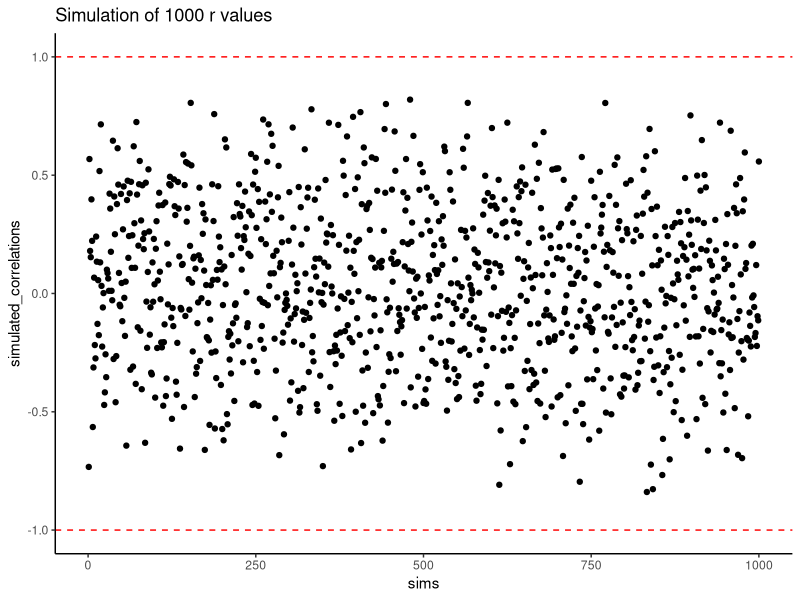
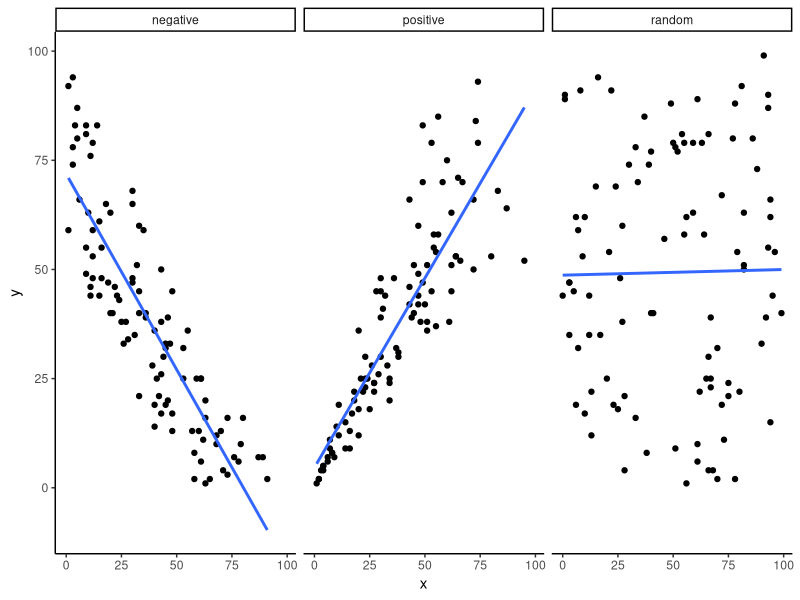

These charts were generated, in order, by the following R code: (Note: this script raises an error after producing the figures.)
## ---- chunk 1
set.seed(456)
ball<-1:10
north_pole<-round(round(runif(10,1,10)))
south_pole<-round(round(runif(10,1,10)))

df_balls<-data.frame(ball,north_pole,south_pole)

knitr::kable(df_balls)

## ---- chunk 2
library(ggplot2)
simulated_correlations <- c() # create empty vector 
set.seed(123)
for(sim in 1:1000){
  # pick 10 random numbers between 1 and 10 and round the result to the nearest integer
  north_pole <- round(runif(10,1,10)) 
  south_pole <- round(runif(10,1,10))
  # save each calculated correlation in the vector
  simulated_correlations[sim] <- cor(north_pole,south_pole) 
}

# Generate a scatterplot with the simulated correlations
sim_df <- data.frame(sims=1:1000,simulated_correlations)
ggplot(sim_df, aes(x = sims, y = simulated_correlations))+
  geom_point()+
  theme_classic()+
  geom_hline(yintercept = -1, color="red", linetype = 2)+
  geom_hline(yintercept = 1, color="red", linetype = 2)+
  ggtitle("Simulation of 1000 r values")
## ---- chunk 3
set.seed(999)
subject_x<-1:100
chocolate_x<-round(1:100*runif(100,.5,1))
happiness_x<-round(1:100*runif(100,.5,1))

df_positive<-data.frame(subject_x,chocolate_x,happiness_x)

subject_x<-1:100
chocolate_x<-round(1:100*runif(100,.5,1))
happiness_x<-round(100:1*runif(100,.5,1))

df_negative<-data.frame(subject_x,chocolate_x,happiness_x)

subject_x<-1:100
chocolate_x<-round(runif(100,0,100))
happiness_x<-round(runif(100,0,100))

df_random<-data.frame(subject_x,chocolate_x,happiness_x)

all_data<-rbind(df_positive,df_negative,df_random)
all_data<-cbind(all_data,correlation=rep(c("positive","negative","random"),each=100))

ggplot(all_data,aes(x=chocolate_x,y=happiness_x))+
  geom_point()+
  geom_smooth(method=lm,se=FALSE)+
  theme_classic()+
  facet_wrap(~correlation)+
  xlab("x")+
  ylab("y")

## ---- chunk 4

if (knitr:::is_latex_output()) {
  knitr::include_graphics("figures/gifs/corUnifn10-1.png")
} else {
  knitr::include_graphics("figures/gifs/corUnifn10-1.gif")
}

## ---- chunk 5

ggplot(sim_df,aes(x=simulated_correlations))+
  geom_histogram(bins=40, color="white") +
  xlim(-1,1) +
  theme_classic()
## ---- chunk 6
all_df<-data.frame()
set.seed(123)
for(s_size in  c(10,50,100,1000)){
  simulated_correlations <- length(0)
  for(sim in 1:1000){
    north_pole <- runif(s_size,1,10)
    south_pole <- runif(s_size,1,10)
    simulated_correlations[sim] <- cor(north_pole,south_pole)
  }
sim_df <- data.frame(sample_size=rep(s_size,1000),sims=1:1000,simulated_correlations)
all_df<-rbind(all_df,sim_df)
}


ggplot(all_df,aes(x=simulated_correlations))+
  geom_histogram(bins=40, color="white")+
  facet_wrap(~sample_size,scales = "free_y") +
  theme_classic()

## ---- chunk 7

if (knitr:::is_latex_output()) {
  knitr::include_graphics("figures/gifs/corUnifFourNs-1.png")
} else {
  knitr::include_graphics("figures/gifs/corUnifFourNs-1.gif")
}

## ---- chunk 8

if (knitr:::is_latex_output()) {
  knitr::include_graphics("figures/gifs/corRealgif-1.png")
} else {
  knitr::include_graphics("figures/gifs/corRealgif-1.gif")
}

## ---- chunk 9

emphCol <- rgb(0,0,1)
emphColLight <- rgb(.5,.5,1)
emphGrey <- grey(.5)
eps <- TRUE
colour <- TRUE

probabilities <- c( .5, .3, .1, 0, .1)
	eventNames <- c( "Blue jeans", "Grey jeans", "Black jeans", 
					 "Black suit", "Blue track" )
	
	# draw the plot
	barplot( 
		height= probabilities, 
		xlab = "Event",
		ylab = "Probability of event",
		names.arg = eventNames,
		density = 10,
		col = ifelse(colour,emphCol,emphGrey)
	)
## ---- chunk 10

knitr::include_graphics("figures/probability/binomSkulls20-eps-converted-to.png")
## ---- chunk 11
dbinom( x = 4, size = 20, prob = 1/6 )
## ---- chunk 12

knitr::include_graphics("figures/probability/Binomial2.png")
## ---- chunk 13
pbinom(q= 4, size = 20, prob = 1/6)
## ---- chunk 14
qbinom(p = 0.75, size = 20, prob = 1/6 )
## ---- chunk 15
rbinom(n = 100, size = 20, prob = 1/6 )
## ---- chunk 16
knitr::include_graphics("figures/probability/Normal_formula.png")
## ---- chunk 17
knitr::include_graphics(path="figures/gifs/normalMovingMean-1.gif")
## ---- chunk 18
knitr::include_graphics(path="figures/gifs/normalMovingSD-1.gif")
## ---- chunk 19
dnorm( x = 1, mean = 1, sd = 0.1 )
## ---- chunk 20
xval <- seq(-5,5,.01)
	yval <- dt( xval, df=3)
	plot( 	xval, yval, lwd=3, ylab="Probability Density", xlab="Observed Value",
			frame.plot = FALSE, col="blue", type="l", ylim=c(0,.4)
	)
	lines( xval, dnorm(xval,0,1), lty=2, col="grey")
## ---- chunk 21
scores <- round(rnorm(5,65,5),digits=1)
print(scores)
## ---- chunk 22
round((scores-65)/5,2)
